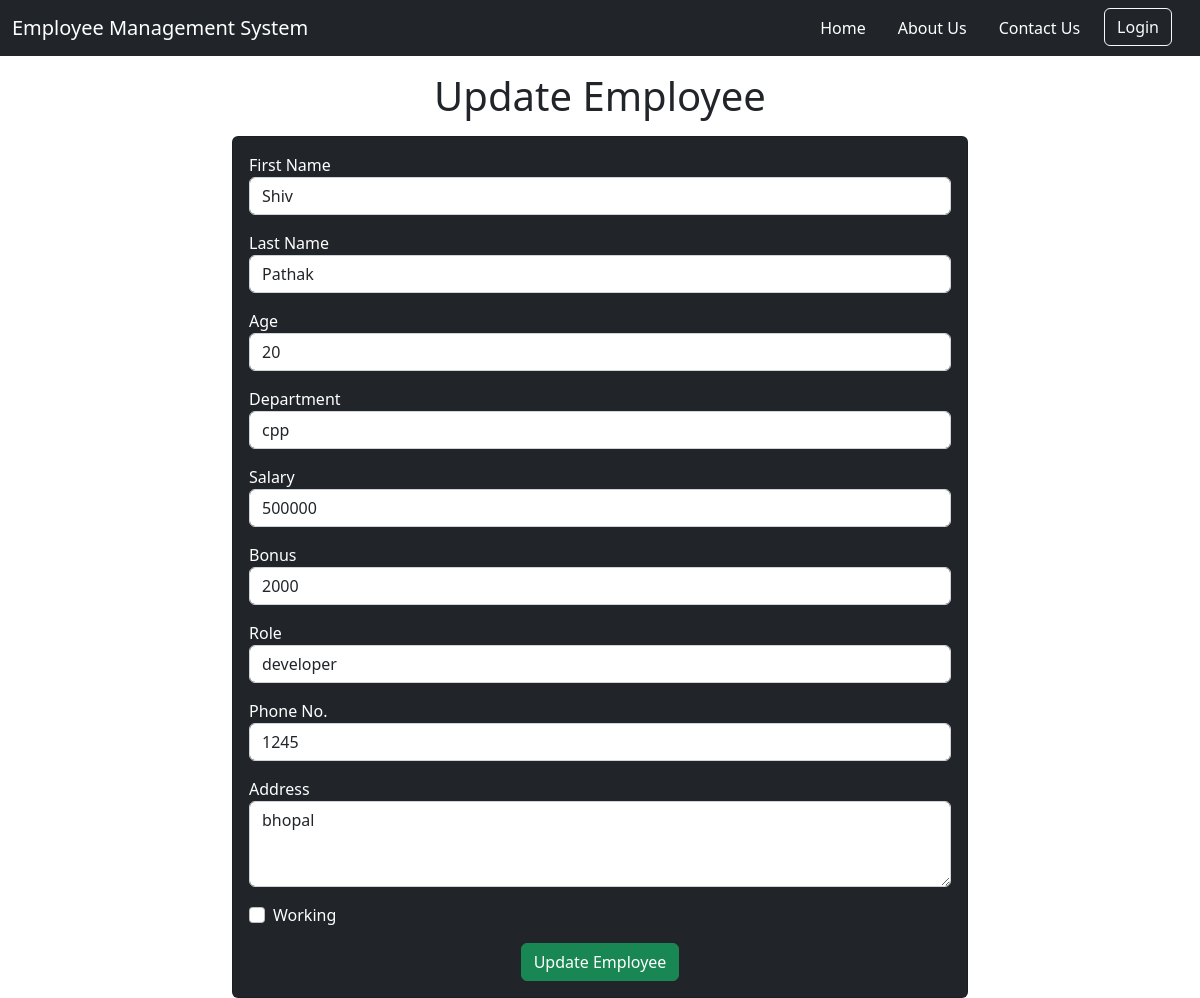
Screenshot of /update_emp/23 with the database file from the repository.
### emp/models.py (models this page shows, shortened)
class Employee1(models.Model):
    emp_first_name = models.CharField(max_length = 200 , null = False )
    emp_last_name = models.CharField(max_length = 200 ,null = False )
    emp_age = models.IntegerField(max_length = 3)
    emp_department = models.CharField(max_length = 100 , null = False)
    emp_salary = models.IntegerField(max_length = 10 , default = 0)
    emp_bonus = models.IntegerField(max_length = 10 ,default = 0)
    emp_role = models.CharField(max_length = 100 , null = False)
    emp_phone = models.IntegerField(max_length = 10 , default = 0)
    emp_address = models.CharField(max_length = 200 ,null = False)
    emp_working = models.BooleanField(default= True)

### emp/views.py (the view)
# urls.py: path("update_emp/<int:emp_id>" , views.update_emp, name='update_emp'),
def update_emp(request , emp_id):
    emps = Employee1.objects.get(pk = emp_id)
    return render(request , "update_emp.html" ,{"emps": emps})

### emp/templates/update_emp.html (shortened to what this page needs)
<!doctype html>
<html lang="en">
  <head>
    <link href="https://cdn.jsdelivr.net/npm/bootstrap@5.2.2/dist/css/bootstrap.min.css" rel="stylesheet">
  </head>
  <body>
    {% include "navbar.html" %}
    <h1 class ="text-center my-3">Update Employee</h1>
    <div class="container">
      <div class="row">
        <div class="col-md-8 offset-md-2">
          <div class="card bg-dark text-white">
            <div class="card-body">
              <form action="/doUpdate_emp/{{emps.id}}" method = "POST">
                <div class="mb-3">
                  <label for="first_name"> First Name</label>
                  <input id ="first_name"  name="emp_first_name" value = "{{emps.emp_first_name}}" type="text" class = "form-control" placeholder = "Enter Employee First Name">
                </div>
                <div class="mb-3">
                    <label for="last_name"> Last Name</label>
                    <input id ="last_name" name="emp_last_name" value = "{{emps.emp_last_name}}" type="text" class = "form-control" placeholder = "Enter Employee Last Name">
                  </div>
                <div class="mb-3">
                  <label for="Age"> Age</label>
                  <input id ="Age" name="emp_age" type="number"  value = "{{emps.emp_age}}" class = "form-control" placeholder = "Enter Employee Age">
                </div>
                <div class="mb-3">
                  <label for="department"> Department</label>
                  <input id ="department" name="emp_department" value = "{{emps.emp_department}}" type="text" class = "form-control" placeholder = "Enter Employee Department">
                </div>
                <div class="mb-3">
                  <label for="Salary"> Salary</label>
                  <input id ="Salary" name="emp_salary" value = "{{emps.emp_salary}}" type="number" class = "form-control" placeholder = "Enter Employee Salary">
                </div>
                <div class="mb-3">
                    <label for="bonus"> Bonus</label>
                    <input id ="bonus" name="emp_bonus" value = "{{emps.emp_bonus}}" type="number" class = "form-control" placeholder = "Enter Employee Bonus">
                </div>
                <div class="mb-3">
                    <label for="role"> Role</label>
                    <input id ="role" name="emp_role" value = "{{emps.emp_role}}" type="text" class = "form-control" placeholder = "Enter Employee Role">
                </div>
                <div class="mb-3">
                    <label for="phone"> Phone No. </label>
                    <input id ="phone" name="emp_phone" value = "{{emps.emp_phone}}" type="number" class = "form-control" placeholder = "Enter Employee Phone No. ">
                  </div>
                <div class="mb-3">
                  <label for="Address">Address</label>
                  <textarea id="Address" name="emp_address" cols="30" rows="3" class = "form-control" placeholder = "Enter Employee Address">{{emps.emp_address}}</textarea>
                </div>
                <div class="mb-3 form-check">
                  <label for="Working">Working</label>
                  <input {% if emps.emp_working %}checked{% endif %} type="checkbox" name="emp_working" id="Working" class = "form-check-input">
                </div>
                <div class="container text-center">
                  <button class="btn btn-success">Update Employee</button>
                </div>
              </form>
            </div>
          </div>
        </div>
      </div>
    </div>
  </body>
</html>

### rows the page displays
Employee1: emp_first_name "Shiv", emp_last_name "Pathak", emp_age "20", emp_department "cpp", emp_salary "500000", emp_bonus "2000", emp_role "developer", emp_phone "1245", emp_address "bhopal"
